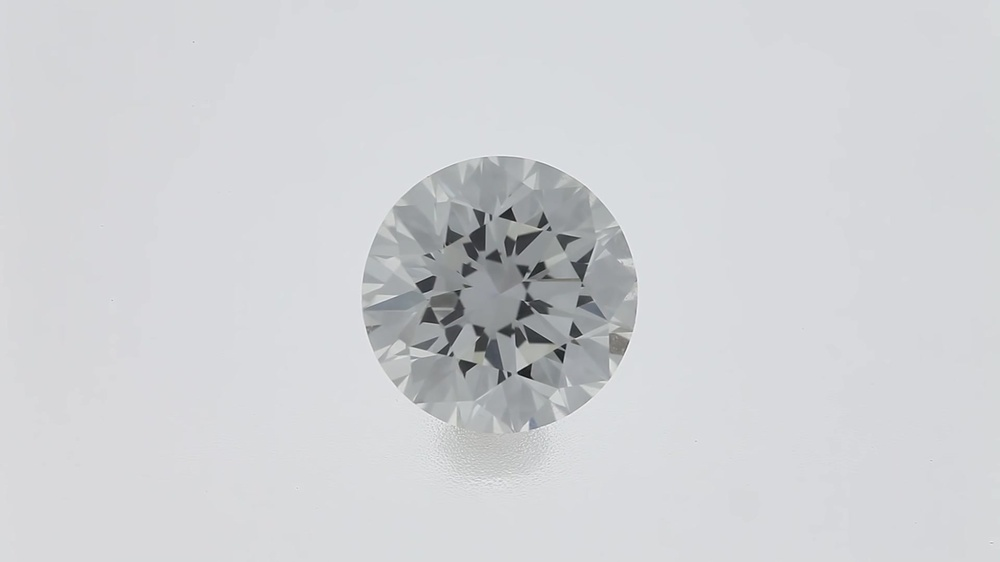
#> input picture Diamenty_aplikacja_exe/jewels/Photo002.jpg, 1000 x 562 px, shrunk from 1920 x 1080 before the run, found by its file name
$ python diamenty-kod_Pyton.py   (Python 2 division)   (older library calls are emulated)
#> lines starting #> are read from the running program, lines starting #| are printed output that depends on the picture; after the words box and inside, x2 and y2 are one past the last pixel; in counts of white or black regions, pixels touching at a corner belong together
#> in imageloader, d is the input picture: shape (562, 1000, 3); mean B, G, R 213.1, 209.9, 208.5
from exceptions import TypeError

import numpy as np

import cv2 as cv

from sympy import *

from sympy.geometry import *

from sympy import Point

from operator import itemgetter

import sys


input_image_path = None

output_image_path = None

if len(sys.argv) > 1:

    input_image_path = sys.argv[1]

if input_image_path is None:

    input_image_path = "jewels/Photo002.jpg"


class Data(object):

    NONE = 0

    SEQUENCE = 1

    IMAGE = 2


    def __init__(self, value=None, _type=IMAGE):

        self.value = value

        self._type = _type


    # [91 lines left out: functions type, sequence_get_value, desequence_all, to_string, not called in this run]


    def __nonzero__(self):

        return self.type() != Data.NONE


    # [35 lines left out: function __eq__, not called in this run]


# inner code for codeelementex_9226526

def codeelementex_9226526_fun(in1, in2, in3, in4, parameters, memory):

    (x0, y0, radius) = in2[0][0]

    mask = np.zeros(in1.shape, np.uint8)

    cv.circle(mask, (x0, y0), int(radius * 0.9), 1, -1)

    res = in1 * mask

    return res, mask * 255, None, None


# memory for codeelementex_9226526

codeelementex_9226526_memory = {}


# general code for codeelementex_9226526

def codeelementex_9226526(inputs, outputs, parameters):

    ins = [None] * 4

    for i in xrange(4):

        n = "in" + str(i + 1)

        if n in inputs and inputs[n]:

            ins[i] = inputs[n].value

    o = codeelementex_9226526_fun(ins[0], ins[1], ins[2], ins[3], parameters, codeelementex_9226526_memory)
#> in codeelementex_9226526_fun, `cv.circle(mask, (x0, y0), int(radius * 0.9), 1, -1)`:
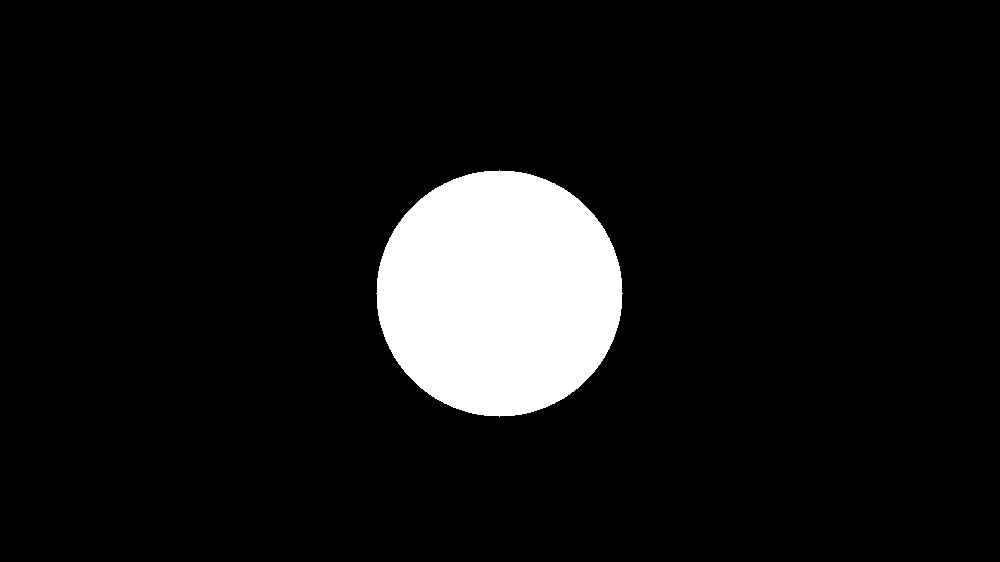
#> mask: shape (562, 1000); values 0 (black) and 1 (white), 8.4% white; 1 white region, box (x1, y1, x2, y2) and area: (376, 170, 623, 417) 47485

    for i, v in enumerate(o):

        n = "o" + str(i + 1)

        outputs[n] = Data(v)


def opencvauto_houghlinesp( inputs, outputs, parameters):

    image = inputs['image'].value

    rho = parameters['rho']

    theta = parameters['theta']

    threshold = parameters['threshold']

    minLineLength = parameters['minLineLength']

    maxLineGap = parameters['maxLineGap']

    lines = cv.HoughLinesP(image=image, rho=rho, theta=theta, threshold=threshold, minLineLength=minLineLength,

                                        maxLineGap=maxLineGap)

    outputs['lines'] = Data(lines)


# inner code for codeelementex_22576926

def codeelementex_22576926_fun(in1, in2, in3, in4, parameters, memory):


    orig = in1

    nppoints = in2

    points = [Point(int(point[0]), int(point[1])) for point in nppoints]

    segments = [Point(int(point[0]), int(point[1])) for point in in3]

    npcenter = in4[0,0,:2]

    outer_diameter = in4[0,0,2]

    center = Point(npcenter)


    #podglad kolek

    prv = orig + 0

    # [7 lines of commented-out code are left out]


    # [33 lines left out: functions cart2pol, srt, calc_edgelen, not called in this run]


    candidates = nppoints.astype(np.float32) + 0.0

    for maxerr in [0.5,0.25,0.1]:


        #obliczamy zgrubsza wierzcholki osmiokata

        _, labels, centers = cv.kmeans(candidates, 8, (cv.TERM_CRITERIA_EPS + cv.TERM_CRITERIA_MAX_ITER, 10, 1.0), 10, cv.KMEANS_PP_CENTERS)


        edgelen = calc_edgelen(centers)


        #odsiewamy punkty oddalone o wiecej miz maxerr

        candidates2 = []

        labels2 = []

        for point, label in zip(candidates, labels):

            center = centers[label]

            if cv.norm(point-center) < maxerr*edgelen:

                candidates2.append(point)

                labels2.append(label)

        candidates = np.array(candidates2)

        labels = np.array(labels2)


    #for c in candidates:

    #    cv.circle(prv, (c[0],c[1]), 3, (0,0,255), -1)


    #jeszcze raz selekcjonujemy kandydatow

    for i in xrange(5):

        centers2 = []

        for label in xrange(8):

            cands = candidates[(labels==label)[...,0]]

            cent = centers[label]

            cents = [c for c in centers if 0.7*edgelen<cv.norm(c-cent)<1.4*edgelen]

            if len(cents) != 2:

                print "WARNING: wrong number of nearest centers!"

                centers2.append(cent)

                continue

            A, B = cents

            distances = [abs(cv.norm(A-c)-edgelen)+abs(cv.norm(B-c)-edgelen) for c in cands]

            best = cands[np.argmin(distances)]

            centers2.append(best)

        centers = np.array(centers2,np.float32)

        edgelen = calc_edgelen(centers)


    for c in centers:

        cv.circle(prv, (c[0],c[1]), 9, (0,255,255), -1)

    cv.circle(prv, (npcenter[0], npcenter[1]), outer_diameter, (0,255,255), 6)


    center2 = np.mean(centers, axis=0)

    #cv.circle(prv, (npcenter[0],npcenter[1]), 3, (255,80,80), -1)

    #cv.circle(prv, (center2[0],center2[1]), 3, (0,255,255), -1)


    inner_diameter = np.mean([cv.norm(center2-c) for c in centers])


    o = np.zeros((70,300),np.uint8)

    cv.putText(o, "Outer diameter: " + str(outer_diameter*2), (10, 20), 2, 0.5, 255, 1, cv.CV_AA)

    cv.putText(o, "Inner diameter: " + str(inner_diameter*2), (10, 40), 2, 0.5, 255, 1, cv.CV_AA)

    cv.putText(o, "     Proportion: " + str(inner_diameter/outer_diameter), (10, 60), 2, 0.5, 255, 1, cv.CV_AA)


    print inner_diameter/outer_diameter


    return prv, o


# memory for codeelementex_22576926

codeelementex_22576926_memory = {}


# general code for codeelementex_22576926

def codeelementex_22576926(inputs, outputs, parameters):

    ins = [None] * 4

    for i in xrange(4):

        n = "in" + str(i + 1)

        if n in inputs and inputs[n]:

            ins[i] = inputs[n].value

    o = codeelementex_22576926_fun(ins[0], ins[1], ins[2], ins[3], parameters, codeelementex_22576926_memory)

    for i, v in enumerate(o):

        n = "o" + str(i + 1)

        outputs[n] = Data(v)


def opencvauto_houghcircles( inputs, outputs, parameters):

    image = inputs['image'].value

    method = parameters['method']

    dp = parameters['dp']

    minDist = parameters['minDist']

    param1 = parameters['param1']

    param2 = parameters['param2']

    minRadius = parameters['minRadius']

    maxRadius = parameters['maxRadius']

    circles = cv.HoughCircles(image=image, method=method, dp=dp, minDist=minDist, param1=param1, param2=param2,

                               minRadius=minRadius, maxRadius=maxRadius)

    outputs['circles'] = Data(circles)


# inner code for codeelementex_22574838

def codeelementex_22574838_fun(in1, in2, in3, in4, parameters, memory):

    out1 = in1.copy()

    out2 = in1.copy()

    lines = in2

    circles = in3


    #

    # Output 1

    #


    (x0, y0, radius) = circles[0][0]

    p0 = Point(x0, y0)

    cv.circle(out1, (x0, y0), radius, (0, 255, 0), 2)

    cv.circle(out1, (x0, y0), 2, (0, 0, 255), 3)


    segments=[]


    for x1,y1,x2,y2 in lines[0]:


        p1 = Point(x1, y1)

        p2 = Point(x2, y2)

        line = Line(p1, p2)


        perpendicular = line.perpendicular_line(p0)

        pot_side_center = line.intersection(perpendicular)[0]

        pot_radius = float(p0.distance(pot_side_center))

        pot_side = pot_radius * 0.87 # stosunek promienia okregu opisanego do boku osmiokata


        a =    pot_side * 0.5

        segment = Segment(p1, p2)

        if pot_radius < radius * 0.35 or (not segment.contains(pot_side_center) and (p1.distance(pot_side_center) > a and p2.distance(pot_side_center) > a)):

            continue


        cv.line(out1,(x1,y1),(x2,y2),(0,255,0),2)

        cv.circle(out1, (pot_side_center.x, pot_side_center.y), 2, (0, 255, 255), 3)


    #

    # Output 2

    #


        circle = Circle(pot_side_center, a * 1.5)

        intersection = line.intersection(circle)

        inter1 = intersection[0]

        inter2 = intersection[1]

        inter1 = Point(int(inter1.x), int(inter1.y))

        inter2 = Point(int(inter2.x), int(inter2.y))

        cv.line(out2,(inter1.x, inter1.y),(inter2.x, inter2.y),(0,255,0),2)

        segments.append(Segment(inter1, inter2))


    #

    # Output 4

    #


    points=[]

    for segmentA in segments:


        for segmentB in segments:

            if segmentA is not segmentB:

                intersection = segmentA.intersection(segmentB)

                if len(intersection) > 0:

                    if isinstance(intersection[0], Point):

                        point = Point(int(intersection[0].x), int(intersection[0].y))

                        points.append(point)


    nppoints = np.zeros((len(points), 2), np.float)

    i = 0

    for point in points:

        nppoints[i] = (point.x, point.y)

        i += 1


    npsegments = np.zeros((len(points), 2), np.float)

    i = 0

    for segment in segments:

        npsegments[i] = (segment.midpoint.x, segment.midpoint.y)

        i += 1


    return out1, out2, npsegments, nppoints


# memory for codeelementex_22574838

codeelementex_22574838_memory = {}


# general code for codeelementex_22574838

def codeelementex_22574838(inputs, outputs, parameters):

    ins = [None] * 4

    for i in xrange(4):

        n = "in" + str(i + 1)

        if n in inputs and inputs[n]:

            ins[i] = inputs[n].value

    o = codeelementex_22574838_fun(ins[0], ins[1], ins[2], ins[3], parameters, codeelementex_22574838_memory)
#> in codeelementex_22574838_fun, `cv.circle(out1, (x0, y0), radius, (0, 255, 0), 2)`:
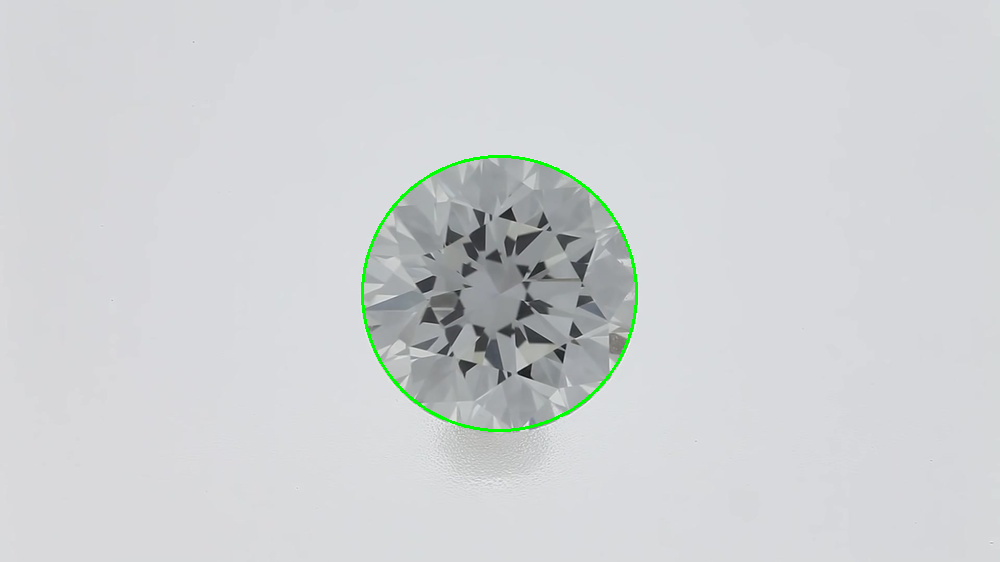
#> out1: shape (562, 1000, 3); 0.46% of pixels changed, all inside (x1, y1, x2, y2) = (361, 155, 638, 432)
#> after the loop in codeelementex_22574838_fun, `for x1,y1,x2,y2 in lines[0]:`: segments = []
#> in codeelementex_22574838_fun, `nppoints = np.zeros((len(points), 2), np.float)`: nppoints = empty array
#> after the loop in codeelementex_22574838_fun, `for point in points:`: i = 0
#> in codeelementex_22574838_fun, `npsegments = np.zeros((len(points), 2), np.float)`: npsegments = empty array
#> after the loop in codeelementex_22574838_fun, `for segment in segments:`: i = 0

    for i, v in enumerate(o):

        n = "o" + str(i + 1)

        outputs[n] = Data(v)
#> this loop made 4 passes
#> n on passes 1 to 2: 'o1', 'o2'
#> after the loop, outputs = 4 items


def opencvcanny( inputs, outputs, parameters):

    image = inputs["input"].value


    color = False

    if len(image.shape) >= 3:

        image = cv.cvtColor(image, cv.COLOR_BGR2GRAY)

        color = True


    output = cv.Canny(image, parameters["thr1"], parameters["thr2"])


    if color:

        output = cv.cvtColor(output, cv.COLOR_GRAY2BGR)


    outputs["output"] = Data(output)


def imageloader( inputs, outputs, parameters):

    d = cv.imread(parameters["path"])

    if d is not None:


        outputs["output"] = Data(d)


def colorconverter( inputs, outputs, parameters):

    if parameters["code"] is None:

        outputs["output"] = Data(inputs["input"].value.copy())

    else:

        outputs["output"] = Data(cv.cvtColor(inputs["input"].value, parameters["code"]))


def opencvmorphologyex( inputs, outputs, parameters):

    image = np.copy(inputs["input"].value)

    operation = parameters["operation"]

    element_type = parameters["element type"]

    element_size = parameters["element size"]

    iterations = parameters["iterations"]


    element = cv.getStructuringElement(element_type, (element_size, element_size))

    image = cv.morphologyEx(image, operation, element, iterations=iterations,)

    outputs["output"] = Data(image)


imageloader2 = {}

imageloader({}, imageloader2, {"path":input_image_path})

colorconverter7 = {}

colorconverter({"input":imageloader2["output"]}, colorconverter7, {"code":6L})

opencvcanny6 = {}

opencvcanny({"input":colorconverter7["output"]}, opencvcanny6, {"thr1":19,"thr2":37})

opencvmorphologyex9 = {}

opencvmorphologyex({"input":colorconverter7["output"]}, opencvmorphologyex9, {"operation":2L,"element type":2L,"element size":9,"iterations":20})

opencvauto_houghcircles8 = {}

opencvauto_houghcircles({"image":opencvmorphologyex9["output"]}, opencvauto_houghcircles8, {"method":3,"dp":1.4,"minDist":1000.0,"param1":200.0,"param2":80.0,"minRadius":1,"maxRadius":0})

codeelementex5 = {}

codeelementex_9226526({"in1":opencvcanny6["output"],"in2":opencvauto_houghcircles8["circles"]}, codeelementex5, {"code":u'import cv2 as cv\nimport numpy as np\nfrom sympy import *\nfrom sympy.geometry import *\n\n\n(x0, y0, radius) = in2[0][0]\nmask = np.zeros(in1.shape, np.uint8)\ncv.circle(mask, (x0, y0), int(radius * 0.9), 1, -1)\nres = in1 * mask\nreturn res, mask * 255, None, None',"split_channels":False})

opencvauto_houghlinesp4 = {}

opencvauto_houghlinesp({"image":codeelementex5["o1"]}, opencvauto_houghlinesp4, {"rho":1.0,"theta":0.01,"threshold":40,"minLineLength":40.0,"maxLineGap":15.0})

codeelementex3 = {}

codeelementex_22574838({"in1":imageloader2["output"],"in2":opencvauto_houghlinesp4["lines"],"in3":opencvauto_houghcircles8["circles"]}, codeelementex3, {"code":u'import cv2 as cv\nimport numpy as np\nfrom sympy import *\nfrom sympy.geometry import *\n\n\n\nout1 = in1.copy()\nout2 = in1.copy()\nlines = in2\ncircles = in3\n\n#\n# Output 1\n#\n\n(x0, y0, radius) = circles[0][0]\np0 = Point(x0, y0)\ncv.circle(out1, (x0, y0), radius, (0, 255, 0), 2)\ncv.circle(out1, (x0, y0), 2, (0, 0, 255), 3)\n\n\nsegments=[]\n\nfor x1,y1,x2,y2 in lines[0]:\n\tintpoint()\n\tp1 = Point(x1, y1)\n\tp2 = Point(x2, y2)\n\tline = Line(p1, p2)\n\n\tperpendicular = line.perpendicular_line(p0)\n\tpot_side_center = line.intersection(perpendicular)[0]\n\tpot_radius = float(p0.distance(pot_side_center))\n\tpot_side = pot_radius * 0.87 # stosunek promienia okregu opisanego do boku osmiokata\n\t\n\ta =\tpot_side * 0.5\n\tsegment = Segment(p1, p2)\n\tif pot_radius < radius * 0.35 or (not segment.contains(pot_side_center) and (p1.distance(pot_side_center) > a and p2.distance(pot_side_center) > a)):\n\t\tcontinue\n\n\tcv.line(out1,(x1,y1),(x2,y2),(0,255,0),2)\n\tcv.circle(out1, (pot_side_center.x, pot_side_center.y), 2, (0, 255, 255), 3)\n\n#\n# Output 2\n#\n\n\tcircle = Circle(pot_side_center, a * 1.5)\n\tintersection = line.intersection(circle)\n\tinter1 = intersection[0]\n\tinter2 = intersection[1]\n\tinter1 = Point(int(inter1.x), int(inter1.y))\n\tinter2 = Point(int(inter2.x), int(inter2.y))\n\tcv.line(out2,(inter1.x, inter1.y),(inter2.x, inter2.y),(0,255,0),2)\n\tsegments.append(Segment(inter1, inter2))\n\n#\n# Output 4\n#\n\npoints=[]\nfor segmentA in segments:\n\tintpoint()\n\tfor segmentB in segments:\n\t\tif segmentA is not segmentB:\n\t\t\tintersection = segmentA.intersection(segmentB)\n\t\t\tif len(intersection) > 0:\n\t\t\t\tif isinstance(intersection[0], Point):\n\t\t\t\t\tpoint = Point(int(intersection[0].x), int(intersection[0].y))\n\t\t\t\t\tpoints.append(point)\n\nnppoints = np.zeros((len(points), 2), np.float)\ni = 0\nfor point in points:\n\tnppoints[i] = (point.x, point.y)\n\ti += 1\n\nnpsegments = np.zeros((len(points), 2), np.float)\ni = 0\nfor segment in segments:\n\tnpsegments[i] = (segment.midpoint.x, segment.midpoint.y)\n\ti += 1\n\nreturn out1, out2, npsegments, nppoints',"split_channels":False})

codeelementex1 = {}

codeelementex_22576926({"in4":opencvauto_houghcircles8["circles"],"in1":imageloader2["output"],"in2":codeelementex3["o4"],"in3":codeelementex3["o3"]}, codeelementex1, {"code":u'import cv2 as cv\nimport numpy as np\nfrom sympy import Point\nfrom operator import itemgetter\n\nprint "--------------"\n\norig = in1\nnppoints = in2\npoints = [Point(int(point[0]), int(point[1])) for point in nppoints]\nsegments = [Point(int(point[0]), int(point[1])) for point in in3]\nnpcenter = in4[0,0,:2]\nouter_diameter = in4[0,0,2]\ncenter = Point(npcenter)\n\n#podglad kolek\nprv = orig + 0\n#for c in points:\n#\tcv.circle(prv, (c.x, c.y), 3, (0,255,0))\n#for s in segments:\n#\tcv.circle(prv, (s.x, s.y), 3, (0,0,255))\n\ndef cart2pol(x, y):\n\ttheta = np.arctan2(y, x)\n\trho = np.hypot(x, y)\n\treturn theta, rho\n\ndef srt(p):\n\tpp = p - npcenter\n\treturn cart2pol(pp[0],pp[1])[0]\n\ndef calc_edgelen(centers):\n\t#obliczamy przyblizona dlugosc boku osmiokata\n\tcenters_sorted = sorted(centers, key=srt)\n\tedgelens = [cv.norm(a-b) for a, b in zip(centers_sorted,centers_sorted[1:]+[centers_sorted[0]])]\n\tedgelen = np.mean(edgelens)\n\tif not all(0.8*edgelen < e < 1.25*edgelen for e in edgelens):\n\t\tprint "WARNING: edge lenghts are not consistent!"\n\treturn edgelen\n\t\n\ncandidates = nppoints.astype(np.float32) + 0.0\nfor maxerr in [0.5,0.25,0.1]:\n\tintpoint()\n\n\t#obliczamy zgrubsza wierzcholki osmiokata\n\t_, labels, centers = cv.kmeans(candidates, 8, (cv.TERM_CRITERIA_EPS + cv.TERM_CRITERIA_MAX_ITER, 10, 1.0), 10, cv.KMEANS_PP_CENTERS)\n\n\tedgelen = calc_edgelen(centers)\n\n\t#odsiewamy punkty oddalone o wiecej miz maxerr\n\tcandidates2 = []\n\tlabels2 = []\n\tfor point, label in zip(candidates, labels):\n\t\tcenter = centers[label]\n\t\tif cv.norm(point-center) < maxerr*edgelen:\n\t\t\tcandidates2.append(point)\n\t\t\tlabels2.append(label)\n\tcandidates = np.array(candidates2)\n\tlabels = np.array(labels2)\n\n#for c in candidates:\n#\tcv.circle(prv, (c[0],c[1]), 3, (0,0,255), -1)\n\n#jeszcze raz selekcjonujemy kandydatow\nfor i in xrange(5):\n\tcenters2 = []\n\tfor label in xrange(8):\n\t\tcands = candidates[(labels==label)[...,0]]\n\t\tcent = centers[label]\n\t\tcents = [c for c in centers if 0.7*edgelen<cv.norm(c-cent)<1.4*edgelen]\n\t\tif len(cents) != 2:\n\t\t\tprint "WARNING: wrong number of nearest centers!"\n\t\t\tcenters2.append(cent)\n\t\t\tcontinue\n\t\tA, B = cents\n\t\tdistances = [abs(cv.norm(A-c)-edgelen)+abs(cv.norm(B-c)-edgelen) for c in cands]\n\t\tbest = cands[np.argmin(distances)]\n\t\tcenters2.append(best)\n\tcenters = np.array(centers2,np.float32)\n\tedgelen = calc_edgelen(centers)\n\t\t\t\t\nfor c in centers:\n\tcv.circle(prv, (c[0],c[1]), 9, (0,255,255), -1)\ncv.circle(prv, (npcenter[0], npcenter[1]), outer_diameter, (0,255,255), 6)\n\ncenter2 = np.mean(centers, axis=0)\n#cv.circle(prv, (npcenter[0],npcenter[1]), 3, (255,80,80), -1)\n#cv.circle(prv, (center2[0],center2[1]), 3, (0,255,255), -1)\n\ninner_diameter = np.mean([cv.norm(center2-c) for c in centers])\n\n\n\no = np.zeros((70,300),np.uint8)\ncv.putText(o, "Outer diameter: " + str(outer_diameter*2), (10, 20), 2, 0.5, 255, 1, cv.CV_AA)\ncv.putText(o, "Inner diameter: " + str(inner_diameter*2), (10, 40), 2, 0.5, 255, 1, cv.CV_AA)\ncv.putText(o, "     Proportion: " + str(inner_diameter/outer_diameter), (10, 60), 2, 0.5, 255, 1, cv.CV_AA)\n\n\nreturn prv, o',"split_channels":False})
#> (the run stopped early here; a loop or call above may not have finished)
